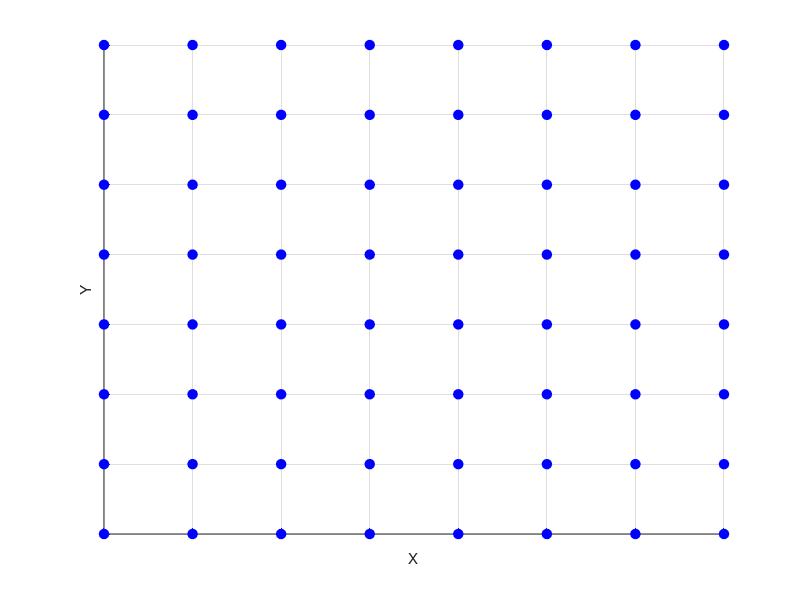

Recreate this plot in MATLAB. (Note: this script raises an error after producing the figure.)
clc
clear all
close all

dir = 1;
max = 8;

F = figure;
hold on
axis([1, max, 1, max, 1 max]);
set(gca, 'XTickLabel', 0:0:0);
set(gca, 'YTickLabel', 0:0:0);
set(gca, 'ZTickLabel', 0:0:0);
xlabel('X');
ylabel('Y');
zlabel('Z');
grid on

s = zeros(max,max,max);
Y = 0;
YY = 0;
X = 0;
XX = 0;
Z = 0;
ZZ = 0;
phase1 = 0;
phase2 = 0;
wipePos = 1;
wipeDir = 1;
spinAngle = 0;
growCubeSize = 1;
growCubeDir = 1;

for x = 1:1:max
   for y = 1:1:max
      s(x,y,1) = 1; 
   end
end

for i = 1:1:1000
%     %SPIRAL
%     for z = 1:1:max;
%             X = sin(phase1 + (z - 1)/(max - 1)*(2*pi - 0) + 0);
%             Y = cos(phase1 + (z - 1)/(max - 1)*(2*pi - 0) + 0);
%             XX = (X - -1)/(1 - -1)*(max - 1) + 1;
%             YY = (Y - -1)/(1 - -1)*(max - 1) + 1;
%             s(round(XX),round(YY),z) = 1;
%             
%             X = sin(pi + phase1 + (z - 1)/(max - 1)*(2*pi - 0) + 0);
%             Y = cos(pi + phase1 + (z - 1)/(max - 1)*(2*pi - 0) + 0);
%             XX = (X - -1)/(1 - -1)*(max - 1) + 1;
%             YY = (Y - -1)/(1 - -1)*(max - 1) + 1;
%             s(round(XX),round(YY),z) = 1;
%     end
    
% %     WAVES
%     for x = 1:1:max
%        for z = 1:1:max
%            X = sin(phase1+(x - 1)/(max - 1)*(2*pi - 0) + 0);
%            Z = cos(phase2+(z - 1)/(max - 1)*(2*pi - 0) + 0);
%            Y = X + Z;
%            YY = round((Y - -2)/(2 - -2)*(max - 1) + 1);
%            s(x,YY,z) = 1;
%        end
%     end

    %SIDE WIPE
    for x = 1:1:max
        for y = 1:1:max
           for z = 1:1:max
              if z == wipePos
                 s(x,y,z) = 1; 
              end
           end
        end
    end

%  %   SPIN
%     for x = 1:1:max
%         for y = 1:1:max
%             for z = 1:1:max
%                 X = (((x-1)/(max-1)*(1 - -1)+ -1)*sin(spinAngle)- -1)/(1 - -1)*(max - 1) + 1;
%                 Y = (((y-1)/(max-1)*(1- -1)+ -1)*cos(spinAngle)- -1)/(1 - -1)*(max - 1) + 1;
%                if abs((X-Y)/(X+Y)) < 0.06
%                     s(x,y,z) = 1;
%                end
%             end
%         end
%     end

%     %GROW CUBE
%     for x = 1:1:max
%        for y = 1:1:max
%            for z = 1:1:max
%               if ((ceil(abs(y-(max+1)/2)) == growCubeSize && ceil(abs(x-(max+1)/2))<= growCubeSize && ceil(abs(z-(max+1)/2))<= growCubeSize))
%                  s(x,y,z) = 1; 
%               end
%               if (ceil(abs(z-(max+1)/2)) == growCubeSize && ceil(abs(y-(max+1)/2))<= growCubeSize && ceil(abs(x-(max+1)/2))<= growCubeSize)
%                   s(x,y,z) = 1;
%               end
%               if (ceil(abs(x-(max+1)/2)) == growCubeSize && ceil(abs(y-(max+1)/2))<= growCubeSize && ceil(abs(z-(max+1)/2))<= growCubeSize)
%                   s(x,y,z) = 1;
%               end
%            end
%        end
%     end
     
    for x = 1:1:max
        for y = 1:1:max
            for z = 1:1:max
                if s(x,y,z) == 1
                    plot3(x,y,z,'bo','MarkerFaceColor','b', 'MarkerSize',7);
                end
            end
        end
    end
    
    s = zeros(max,max,max);
    wipePos = wipePos + wipeDir;
    if wipePos > max
        wipePos = max-1;
        wipeDir = wipeDir*-1;
    elseif wipePos < 1
        wipePos = 2;
        wipeDir = wipeDir*-1;
    end
    
    growCubeSize = growCubeSize + growCubeDir;
    if growCubeSize > max/2
        growCubeSize = (max/2)-1;
        growCubeDir = growCubeDir*-1;
    elseif growCubeSize < 1
        growCubeSize = 2;
        growCubeDir = growCubeDir*-1;
    end
    
    spinAngle = spinAngle + pi/16;
    phase1 = phase1 + pi/7;
    phase2 = phase2 + pi/9;
    pause(0.1);
    cla(F)
end

hold off
close all
